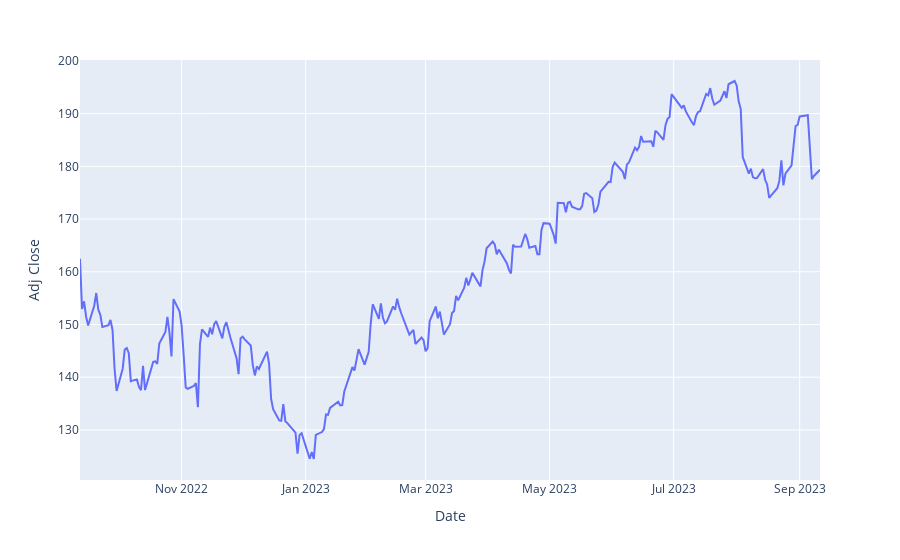

Notebook code for this chart:
### Code cell
# A graph of date vs price:
fig = px.line(df, x = 'Date', y = 'Adj Close')
fig.show()

### Figure 1 — Plotly figure (JSON) as saved in the notebook; plotly's stock layout.template omitted (floating-point values rounded to 4 significant figures; data arrays with more than 128 entries replaced by an {"elided": "..."} marker saying what was removed)
{"data": [{"hovertemplate": "Date=%{x}<br>Adj Close=%{y}<extra></extra>", "legendgroup": "", "line": {"color": "#636efa", "dash": "solid"}, "marker": {"symbol": "circle"}, "mode": "lines", "name": "", "orientation": "v", "showlegend": false, "type": "scatter", "x": {"elided": "251 str values"}, "xaxis": "x", "y": {"elided": "251 float values"}, "yaxis": "y"}], "layout": {"legend": {"tracegroupgap": 0}, "margin": {"t": 60}, "xaxis": {"anchor": "y", "domain": [0, 1], "title": {"text": "Date"}}, "yaxis": {"anchor": "x", "domain": [0, 1], "title": {"text": "Adj Close"}}}}
